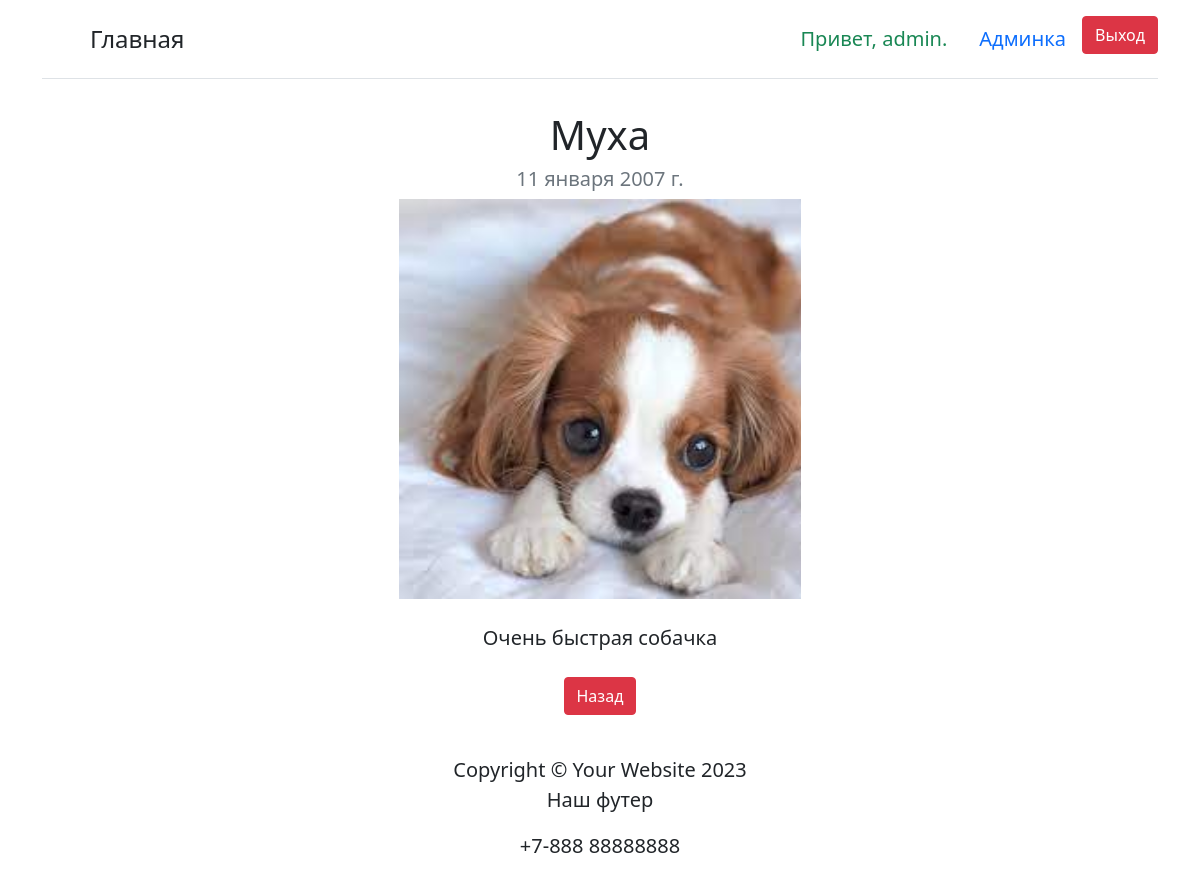
The app's page /project/4/ (signed in) with its own data.
### firstapp/models.py (models this page shows, shortened)
class Pet(models.Model):
    user = models.ForeignKey(User, on_delete=models.CASCADE, default=1)
    title = models.CharField(max_length=40,verbose_name='Кличка')
    description = models.TextField(verbose_name='Описание')
    image = models.ImageField(verbose_name='Изображение животного',upload_to='pets/images')
    data = models.DateField(verbose_name='День рождение питомца')
    class Meta:
        verbose_name = 'Животные'

### firstapp/views.py (the view)
# urls.py: path('project/<int:pet_id>/', views.pet_detail, name='pet_detail'),
@login_required
def pet_detail(request, pet_id):
    pet = get_object_or_404(Pet, pk=pet_id)
    return render(request, "pet_detail.html", {"pet": pet})

### firstapp/templates/pet_detail.html (shortened to what this page needs)
{% extends 'layout.html' %}
{% block content %}
<div class="text-center ">
  <h1>{{pet.title}}</h1>
  <h2 class="my-2 h5 text-muted">{{pet.data}}</h2>
  <img class='pet_img' src="{{pet.image.url}}" alt="{{pet.title}}" class="img-fluid">
  <div class="my-4">
  {{pet.description|safe}}
  </div>
  <a href="javascript:history.go(-1)" class="btn btn-danger">Назад</a>
</div>
{% endblock %}

### firstapp/templates/navbar.html (shortened to what this page needs)
{% load static %}
<div class="container">
    <header class="d-flex flex-wrap justify-content-center py-3 mb-4 border-bottom">
      <a href="/" class="d-flex align-items-center mb-3 mb-md-0 me-md-auto text-dark text-decoration-none">
        <svg class="bi me-2" width="40" height="32"><use xlink:href="#bootstrap"/></svg>
        <span class="fs-4">Главная</span>
      </a>
           {% if user.is_authenticated %}
      <li class="nav-item"><a class="nav-link text-success">Привет, {{ user.username }}.</a></li>
      {% if user.is_superuser %}
        <li class="nav-item"><a class="nav-link" href={% url 'admin:index' %}>Админка</a></li>
      {% else %}
      <li class="nav-item"><a class="nav-link" href={% url 'pet_list' %}>Добавить питомца</a></li>
      {% endif %}
      <li class="nav-item"><a class="btn btn-danger" href={% url 'logout' %}>Выход</a></li>
    {% else %}
    <li class="nav-item"><a class="nav-link" href={% url 'register' %}>Регистрация</a></li>
    <li class="nav-item"><a class="nav-link" href={% url 'login' %}>Авторизация</a></li>
    {% endif %}
    </header>
  </div>

### firstapp/templates/navbar.html (style rules this page uses)
.container { font-size: 20px; }
li { list-style:none; }

### firstapp/templates/pet_detail.html (style rules this page uses)
.pet_img { height: 400px; }

### records on screen
Pet: title "Муха", data "11 января 2007 г.", image (picture), description "Очень быстрая собачка"

### other values on screen
{{ user.username }} "admin"
